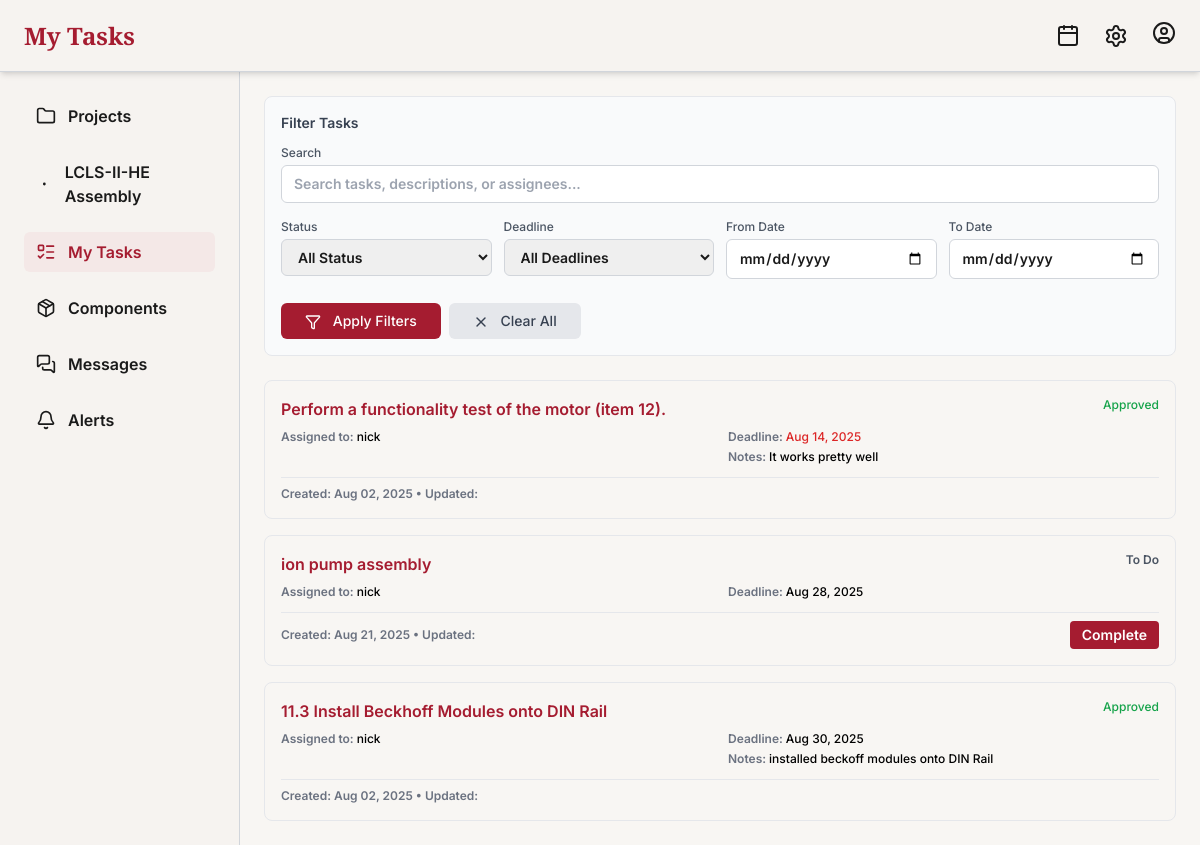
The page /my-tasks/ (signed in) on the database as committed earlier.
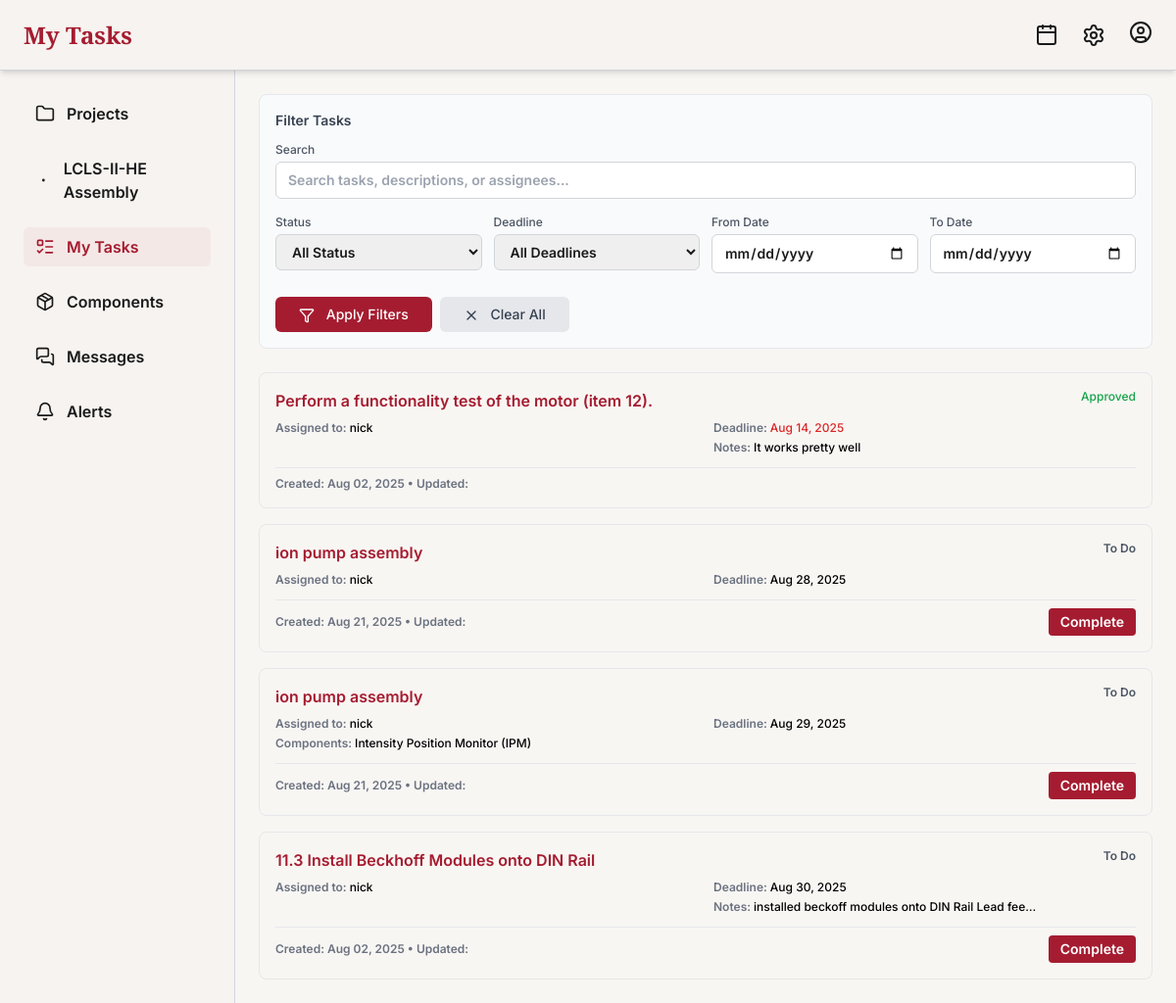
The same page on the database as committed later.
### tracker/models.py (models this page shows, shortened)
class Project(models.Model):
    name = models.CharField(max_length=100)
    description = models.TextField(blank=True)
    start_date = models.DateField(null=True, blank=True)
    end_date = models.DateField(null=True, blank=True)
    status = models.CharField(
        max_length=20,
        choices=[('ongoing', 'Ongoing'), ('completed', 'Completed'), ('paused', 'Paused')],
        default='ongoing'
    )
    progress = models.FloatField(default=0)
    assigned_users = models.ManyToManyField(User, related_name='assigned_projects', blank=True)
    @property
    def progress(self):
        total = self.tasks.count()
        if total == 0:
            return 0
        approved = self.tasks.filter(is_approved=True).count()
        return int((approved / total) * 100)

class Task(models.Model):
    section = models.CharField(max_length=20, blank=True, null=True)
    title = models.CharField(max_length=100)
    description = models.TextField(blank=True)
    project = models.ForeignKey(Project, on_delete=models.CASCADE, related_name='tasks', null=True, blank=True)
    components = models.ManyToManyField(Component, related_name='tasks', blank=True)
    assigned_to = models.ForeignKey(User, on_delete=models.SET_NULL, null=True, blank=True)
    completed = models.BooleanField(default=False)
    submitted_for_approval = models.BooleanField(default=False)
    is_approved = models.BooleanField(default=False)
    notes = models.TextField(blank=True, null=True)
    image = models.ImageField(upload_to='tasks/images/', blank=True, null=True)
    video = models.FileField(upload_to='tasks/videos/', blank=True, null=True)
    audio = models.FileField(upload_to='tasks/audio/', blank=True, null=True)
    document = models.FileField(upload_to='tasks/docs/', blank=True, null=True)
    due_date = models.DateField(null=True, blank=True)
    status = models.CharField(
        max_length=20,
        choices=[('todo', 'To Do'), ('in_progress', 'In Progress'), ('completed', 'Completed'), ('approved', 'Approved')],
        default='todo'
    )
    created_at = models.DateTimeField(auto_now_add=True)

class Component(models.Model):
    name = models.CharField(max_length=100)
    projects = models.ManyToManyField(Project, related_name='components')  # M2M
    description = models.TextField(blank=True)
    start_date = models.DateField(null=True, blank=True)
    end_date = models.DateField(null=True, blank=True)
    progress = models.FloatField(default=0.0)
    updated_at = models.DateTimeField(auto_now=True)
    status = models.CharField(
        max_length=20,
        choices=[('ongoing', 'Ongoing'), ('completed', 'Completed'), ('paused', 'Paused')],
        default='ongoing'
    )

### tracker/views.py (the view, shortened to what this page needs)
# urls.py: path('my-tasks/', views.tech_tasks_view, name='tech_tasks'),
@login_required
def tech_tasks_view(request):
    from django.db.models import Q
    tasks = Task.objects.filter(assigned_to=request.user).select_related('assigned_to')
    if request.GET.get('clear'):
        return redirect('tech_tasks')
    search_query = request.GET.get('search', '')
    status_filter = request.GET.get('status', 'all')
    deadline_filter = request.GET.get('deadline', '')
    start_date = request.GET.get('start_date', '')
    end_date = request.GET.get('end_date', '')
    if search_query:
        tasks = tasks.filter(
            Q(title__icontains=search_query) |
            Q(description__icontains=search_query) |
            Q(assigned_to__username__icontains=search_query)
        )
    if status_filter == 'completed':
        tasks = tasks.filter(completed=True, is_approved=False)
    elif status_filter == 'approved':
        tasks = tasks.filter(is_approved=True)
    elif status_filter == 'pending':
        tasks = tasks.filter(completed=False, is_approved=False)
    tasks = tasks.order_by('due_date')
    from django.utils import timezone
    today = timezone.now().date()
    return render(request, 'tracker/tech_tasks.html', {
        'tasks': tasks,
        'search_query': search_query,
        'status_filter': status_filter,
        'deadline_filter': deadline_filter,
        'start_date': start_date,
        'end_date': end_date,
        'today': today,
        'projects': Project.objects.filter(assigned_users=request.user),
    })

### tracker/templates/tracker/tech_tasks.html (shortened to what the changed rows need)
<!DOCTYPE html>
<html lang="en">
<head>
  <script src="https://cdn.tailwindcss.com"></script>
</head>
<body class="font-inter font-semibold bg-[var(--bg-softest)] text-[var(--text-dark)] min-h-screen h-screen flex flex-col">
  <header class="bg-[var(--panel-bg)] shadow-md px-6 py-4 flex justify-between items-center h-[72px] border-b border-gray-300 relative">
    <h1 class="text-2xl font-playfair text-[var(--accent-red)]">My Tasks</h1>
  </header>
  <main class="flex-1 flex flex-col lg:flex-row overflow-hidden">
  <aside class="w-full lg:w-1/5 bg-[var(--panel-bg)] border-r border-gray-300 p-6 overflow-y-auto">
    <nav class="flex flex-col gap-4 text-[var(--text-dark)]">
      {% if projects %}
        {% for project in projects %}
          <a href="{% url 'tech_project_detail' project.id %}" class="flex items-center gap-3 px-3 py-2 rounded-md hover:bg-[#f4e8e7] hover:text-[var(--accent-red)] transition-all">
            <i data-lucide="dot" class="w-5 h-5"></i> <span>{{ project.name }}</span>
          </a>
        {% endfor %}
      {% else %}
        <p class="text-sm text-gray-400 px-3">No projects</p>
      {% endif %}
    </nav>
  </aside>
    <section class="flex-1 overflow-y-auto p-6">
      {% if tasks %}
        <ul class="space-y-4">
          {% for task in tasks %}
            <li class="border p-4 rounded-lg hover:bg-[#fdf3f2] transition">
              <div class="block">
                <div class="flex justify-between items-start mb-2">
                  <a href="{% url 'project_task_detail' task.id %}" class="font-semibold text-[#a51c30] hover:text-[#911924] hover:underline transition">
                    {{ task.title }}
                  </a>
                  <div class="flex gap-2">
                    {% if task.completed and not task.is_approved %}
                      <span class="text-yellow-600 font-medium text-xs">Pending Approval</span>
                    {% elif task.is_approved %}
                      <span class="text-green-600 font-medium text-xs">Approved</span>
                    {% else %}
                      <span class="text-gray-600 text-xs">To Do</span>
                    {% endif %}
                  </div>
                </div>
                <div class="grid grid-cols-1 md:grid-cols-2 gap-4 text-sm">
                  <div class="space-y-1">
                    <p class="text-xs text-gray-500">
                      Assigned to:
                      <span class="text-black font-medium">{{ task.assigned_to.username }}</span>
                    </p>
                    {% if task.components.exists %}
                      <p class="text-xs text-gray-500">
                        Components:
                        <span class="text-black font-medium">
                          {% for component in task.components.all %}
                            {{ component.name }}{% if not forloop.last %}, {% endif %}
                          {% endfor %}
                        </span>
                      </p>
                    {% endif %}
                  </div>
                  <div class="space-y-1">
                    {% if task.due_date %}
                      <p class="text-xs text-gray-500">
                        Deadline:
                        <span class="{% if task.due_date < today %}text-red-600 font-medium{% elif task.due_date == today %}text-orange-600 font-medium{% else %}text-black font-medium{% endif %}">
                          {{ task.due_date|date:"M d, Y" }}
                        </span>
                      </p>
                    {% endif %}
                    {% if task.notes %}
                      <p class="text-xs text-gray-500">
                        Notes: <span class="text-black font-medium">{{ task.notes|truncatechars:50 }}</span>
                      </p>
                    {% endif %}
                  </div>
                </div>
                <div class="flex justify-between items-center mt-3 pt-2 border-t border-gray-200">
                  <div class="text-xs text-gray-500">
                    Created: {{ task.created_at|date:"M d, Y" }}
                    {% if task.updated_at != task.created_at %}
                      • Updated: {{ task.updated_at|date:"M d, Y" }}
                    {% endif %}
                  </div>
                  <div class="flex gap-2">
                    {% if not task.is_approved %}
                      <a href="{% url 'project_task_detail' task.id %}" class="bg-[#a51c30] text-white px-3 py-1 text-sm rounded hover:bg-[#911924] transition">
                        {% if task.completed %}Edit{% else %}Complete{% endif %}
                      </a>
                    {% endif %}
                  </div>
                </div>
              </div>
            </li>
          {% endfor %}
        </ul>
              {% else %}
          <div class="text-center py-8 text-gray-500">
            <p>No tasks found matching your criteria.</p>
            <a href="?clear=1" class="text-[#a51c30] hover:underline mt-2 inline-block">Clear filters</a>
          </div>
        {% endif %}
    </section>
  </main>
</body>
</html>

Rows that differ between the two databases and show on the page:
added Task: title "ion pump assembly", completed "To Do", assigned_to.username "nick", due_date "Aug 29, 2025", created_at "Aug 21, 2025", is_approved "Complete"
now on this page (row edited): Component: name "Intensity Position Monitor (IPM)"
changed Task "11.3 Install Beckhoff Modules onto DIN Rail": notes "installed beckoff modules onto DIN Rail" → "installed beckoff modules onto DIN Rail Lead fee…"; completed "Approved" → "To Do"; now shows "Complete"
